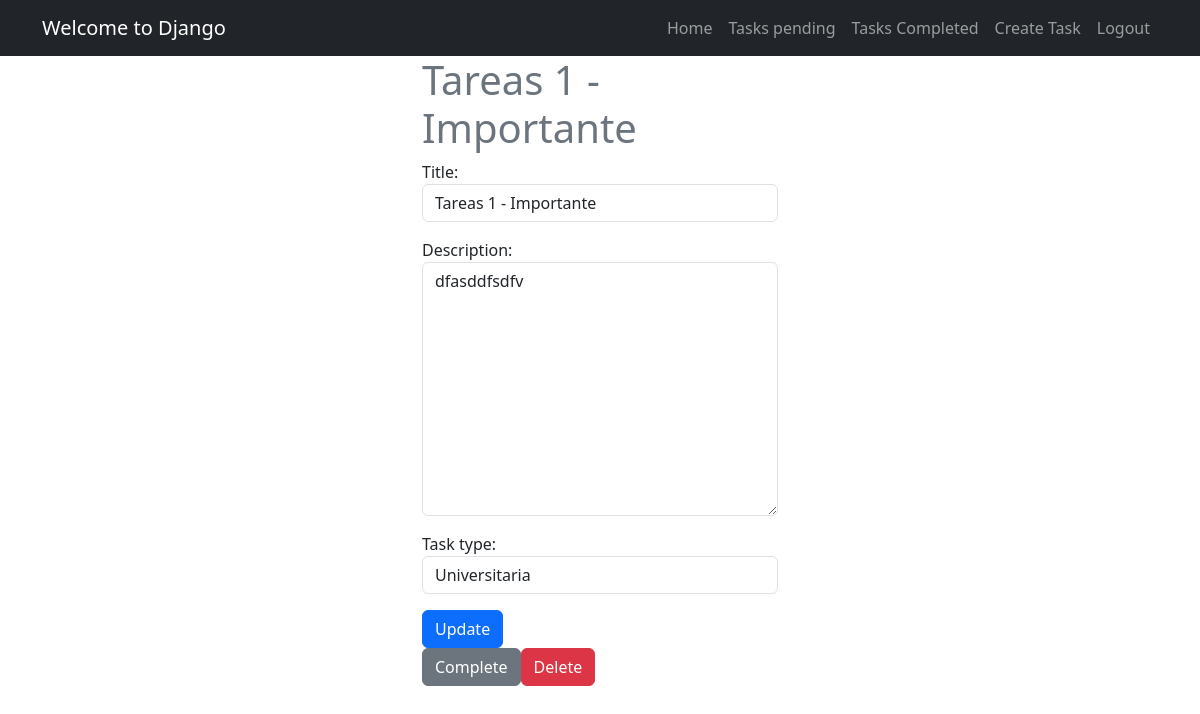
The page /tasks/49/ (signed in) on the database its author committed.
### tasks/models.py (models this page shows, shortened)
class Task(models.Model):
    TASK_TYPE_CHOICES = [
        ('university', 'Universitaria'),
        ('personal', 'Personal'),
        ('work', 'Laboral'),
    ]
    title = models.CharField(max_length=100)
    description = models.TextField(blank=True)
    created = models.DateTimeField(auto_now_add=True)
    datecompleted = models.DateTimeField(null=True, blank=True)
    user = models.ForeignKey(User, on_delete=models.CASCADE)
    task_type = models.CharField(max_length=10, choices=TASK_TYPE_CHOICES, default='personal')

### tasks/views.py (the view, shortened to what this page needs)
# urls.py: path('tasks/<int:task_id>/', views.task_detail, name='task_detail'),
@login_required
def task_detail(request, task_id):
    if request.method == 'GET':
        task = get_object_or_404(Task, pk=task_id, user=request.user)
        form = TaskForm(instance=task)
        return render(request, 'task_detail.html', {'task':task, 'form': form})

### tasks/forms.py
class TaskForm(forms.ModelForm):
    class Meta:
        model = Task
        fields = ['title', 'description', 'task_type']
        widgets = {
            'title': forms.TextInput(attrs={'class': 'form-control', 'placeholder': 'Write a title'}),
            'description': forms.Textarea(attrs={'class': 'form-control', 'placeholder': 'Write a description'}),
            'task_type': forms.Select(attrs={'class': 'form-control'})  # Agrega el widget Select
        }

### tasks/templates/task_detail.html (shortened to what this page needs)
{% extends 'base.html' %}
{% block content %}
<main class="container">
    <div class="row">
        <div class="col-md-4 offset-md-4">
            <h1 class="text-secondary">{{task.title}}</h1>
            <form method="POST">
                {{form.as_p}}
                <button class="btn btn-primary">
                    Update
                </button>
            </form>
            <div class="mt- d-flex">
                <form action="{% url 'complete_task' task.id %}" method="POST">
                    <button class="btn btn-secondary">
                        Complete
                    </button>
                </form>
                <form action="{% url 'delete_task' task.id %}" method="POST">
                    <button class="btn btn-danger">
                        Delete
                    </button>
                </form>
            </div>
        </div>
    </div>
</main>
{% endblock %}

### rows shown on the page
Task: title "Tareas 1 - Importante", description "dfasddfsdfv", task_type "Universitaria"
